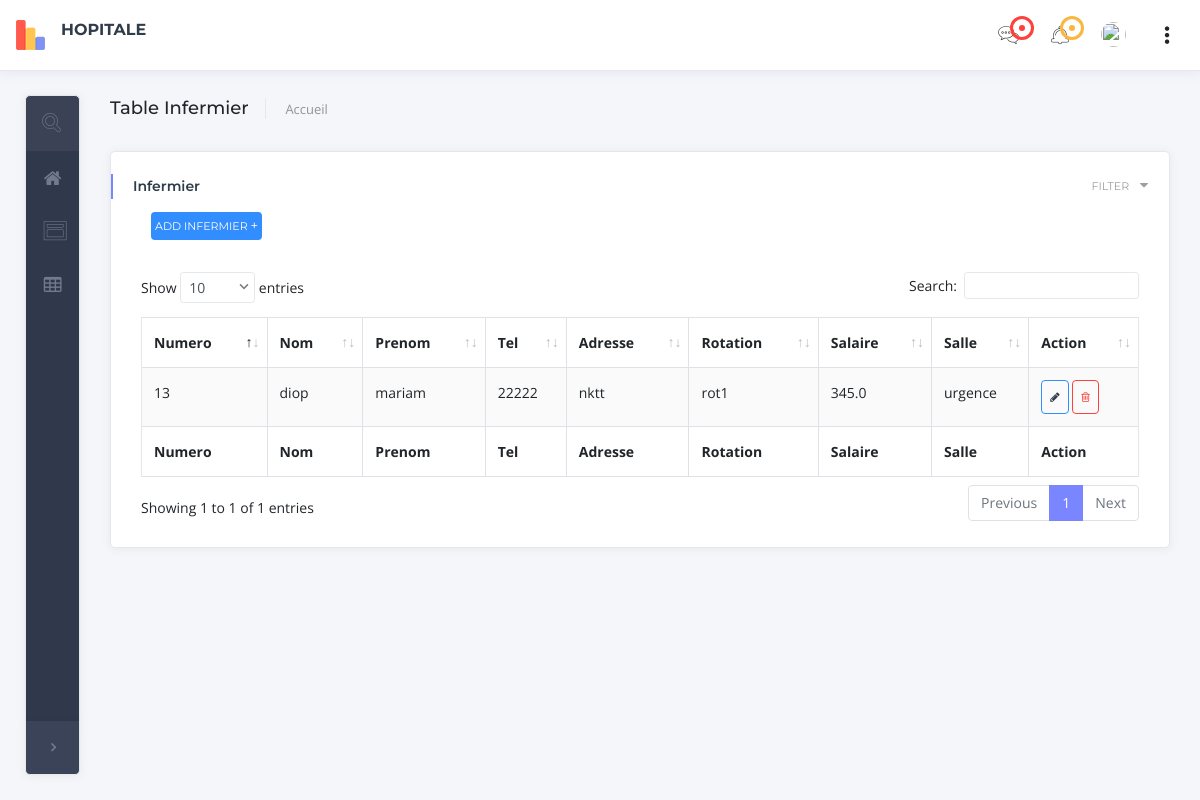
Before: /list_infermier with the older database file.
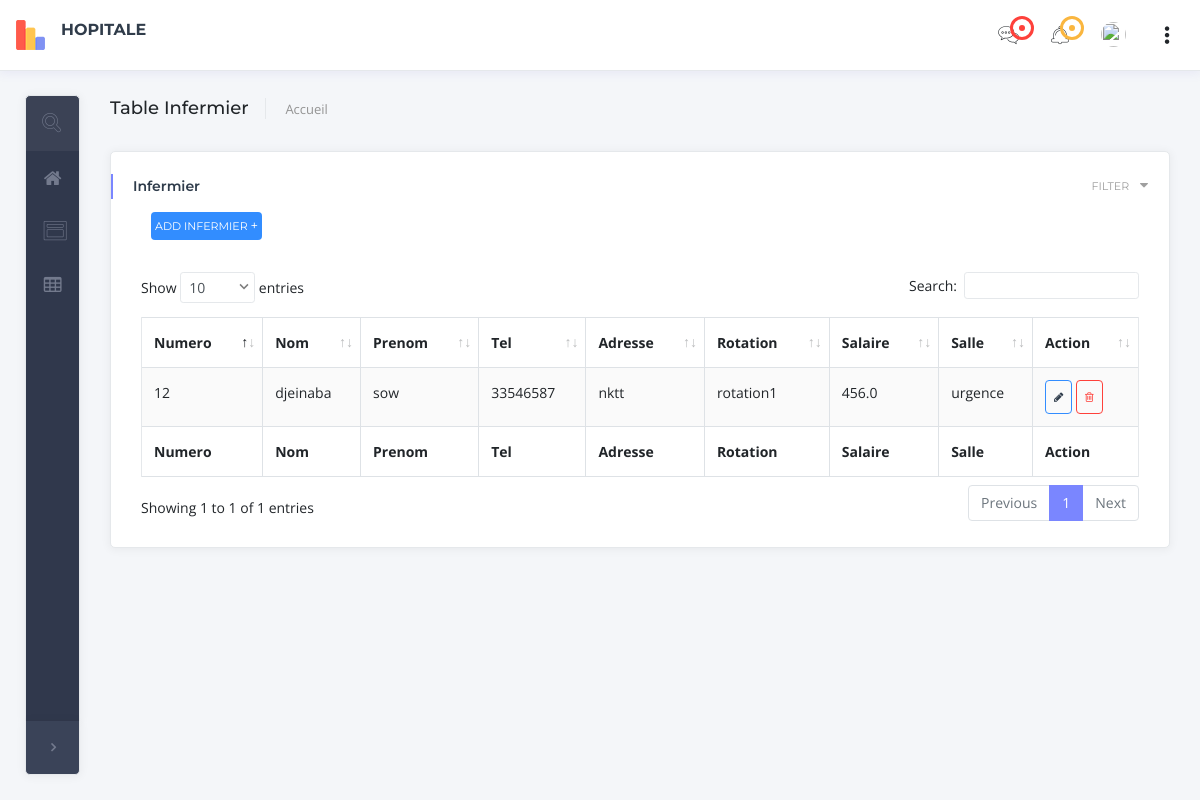
After: the same page with the newer database file.
### personne/models.py (models this page shows, shortened)
class Personne(models.Model):
    num = models.IntegerField()
    nom = models.CharField(max_length=50)
    prenom = models.CharField(max_length=50)
    tel = models.IntegerField()
    adresse = models.CharField(max_length=50)

class Infermier(Personne):
    rotation = models.CharField(max_length=50)
    salaire = models.FloatField()
    service = models.ForeignKey(Service, on_delete=models.CASCADE, related_name='infermier_service')

class Personne(models.Model):
    num = models.IntegerField()
    nom = models.CharField(max_length=50)
    prenom = models.CharField(max_length=50)
    tel = models.IntegerField()
    adresse = models.CharField(max_length=50)

class Service(models.Model):
    code = models.CharField(max_length=20, verbose_name="Code")
    nom_service = models.CharField(max_length=20)
    batiment = models.CharField(max_length=20)
    directeur = models.ForeignKey(Docteur, on_delete=models.CASCADE, related_name='directeur_service')
    def __str__(self):
        return '%s' % (self.nom_service)

### personne/views.py (the view)
# urls.py: path('list_infermier',views.list_infermier,name='list_infermier'),
def list_infermier(request):
    infermiers= Infermier.objects.all()
    context={
        'infermiers':infermiers,
    }
    return render(request, 'list_infermier.html', context)

### personne/templates/list_infermier.html (shortened to what the changed rows need)
{% extends 'base.html'%}
{% block content %}
{% load crispy_forms_tags %}
<div class="content-wrapper">
        <div class="container-fluid">
            <div class="row">
                <div class="col-xl-12">
                    <div class="card card-shadow mb-4">
                        <div class="card-body- pt-3 pb-4">
                            <div class="table-responsive">
                                <table id="data_table" class="table table-bordered table-striped" cellspacing="0">
                                    <thead>
                                    <tr>
                                        <th>Numero </th>
                                        <th>Nom</th>
                                        <th>Prenom</th>
                                        <th>Tel</th>
                                         <th>Adresse </th>
                                        <th>Rotation </th>
                                        <th>Salaire </th>
                                        <th>Salle </th>
                                        <th>Action</th>
                                    </tr>
                                    </thead>
                                    <tfoot>
                                    <tr>
                                         <th>Numero </th>
                                        <th>Nom</th>
                                        <th>Prenom</th>
                                        <th>Tel</th>
                                         <th>Adresse </th>
                                        <th>Rotation </th>
                                        <th>Salaire </th>
                                        <th>Salle </th>
                                        <th>Action</th>
                                    </tr>
                                    </tfoot>
                                    <tbody>
                                    {% for  list in infermiers  %}
                                    <tr>
                                        <td>{{ list.num }}</td>
                                        <td>{{ list.nom }}</td>
                                        <td>{{ list.prenom }}</td>
                                        <td>{{ list.tel}}</td>
                                        <td>{{ list.adresse}}</td>
                                        <td>{{ list.rotation }}</td>
                                        <td>{{ list.salaire}}</td>
                                        <td>{{ list.service}}</td>
                                         <td>
                                             <a class="text-dark btn btn-outline-primary p-2 btn-md" href="{% url 'personne:update_infermier' list.id %}"  title="Modifier "><i class="fa fa-pencil" aria-hidden="true"></i></a>
                                             <a class="btn btn-outline-danger p-2 btn-md " href="{% url 'personne:delete_infermier' list.id %}" title="Supprimer " >  <i class="fa fa-trash-o" aria-hidden="true"></i>  </a>
                                         </td>
                                    </tr>
                                  {% empty %}
                                      <tr>
                                        <td colspan="9" class="text-center bg-warning "> Aucun enregistrement</td>
                                    </tr>
                                 {% endfor %}
                                    </tbody>
                                </table>
                            </div>
                        </div>
                    </div>
                </div>
            </div>
        </div>
    </div>
{% endblock content %}

Changed rows visible on the page:
removed Infermier: num "13", nom "diop", prenom "mariam", tel "22222", adresse "nktt", rotation "rot1", salaire "345.0", service "urgence"
added Infermier: num "12", nom "djeinaba", prenom "sow", tel "33546587", adresse "nktt", rotation "rotation1", salaire "456.0", service "urgence"
